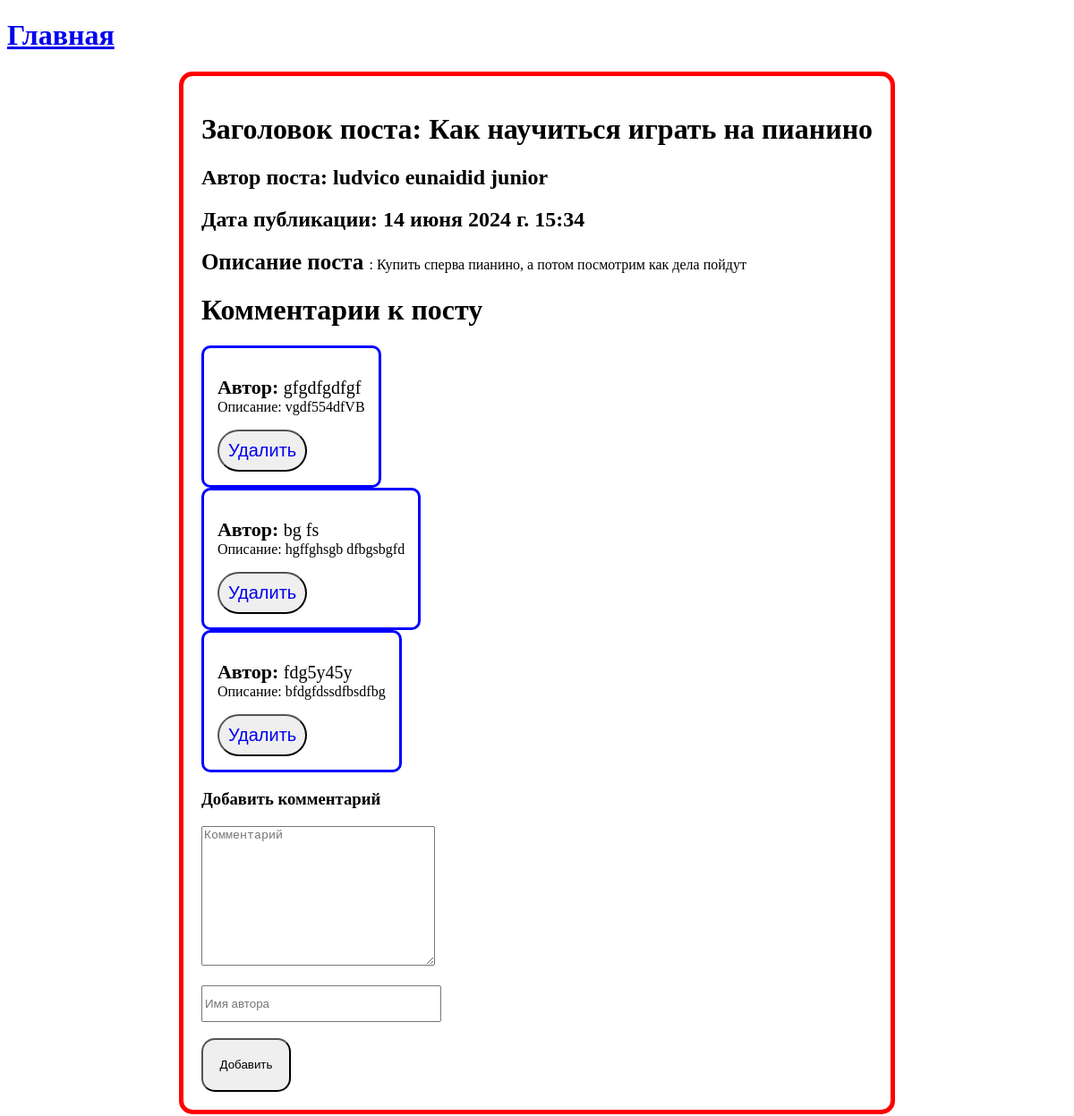
Page /post_info/4 on the committed database.
### post/models.py (models this page shows, shortened)
class Post(models.Model):
    author = models.CharField(max_length=100)
    title = models.CharField(max_length=200)
    slug = models.SlugField(unique=True)
    description = models.TextField()
    published_at= models.DateTimeField(auto_now_add=True)
    category = models.ForeignKey(Category, on_delete=models.CASCADE)
    class Meta:
        verbose_name = 'Пост'
        verbose_name_plural = 'Посты'
        ordering = ['published_at']

class Comment(models.Model):
    content = models.TextField()
    comment_author = models.CharField(max_length=100)
    published_at = models.DateField(auto_now_add=True)
    post = models.ForeignKey('Post', on_delete=models.CASCADE, related_name='comments')
    class Meta:
        verbose_name_plural = 'Комментарии'
        verbose_name = 'Комментарий'

### post/views.py (the view)
# urls.py: path('post_info/<int:post_id>', views.post_info, name='post_info'),
def post_info(request, post_id):
    post = get_object_or_404(Post, pk=post_id)
    comments = post.comments.all()
    print(type(comments))
    return render(request, 'post/post_info.html', {'post':post, 'comments':comments})

### post/templates/post/post_info.html (shortened to what this page needs)
{% extends 'post/index.html' %}
{% block content %}
    <div class="postinformation">
        <h1>Заголовок поста: {{ post.title }}</h1>
        <h2>Автор поста: {{ post.author }}</h2>
        <h2>Дата публикации: {{ post.published_at }}</h2>
        <div class="post_info">
             <p> <strong style="font-size: 25px">Описание поста </strong>: {{ post.description }}</p>
        </div>
        <h1>Комментарии к посту</h1>
        {% for comment in comments %}
            <div class="comment">
                   <p><strong style="font-size: 22px">Автор: </strong><span style="font-size: 20px"> {{ comment.comment_author }}</span><br> Описание:  {{ comment.content }} </p>
                    <button style="font-size: 20px; border-radius: 25px; padding: 10px;">
                        <a href="{% url 'delete_comment' comment_id=comment.id post_id=post.id %}" style="text-decoration: none;">
                                Удалить
                        </a>
                    </button>
            </div>
        {% endfor %}
        <form action="{% url 'add_comment' post_id=post.id %}" method="POST">
            <h3>Добавить комментарий</h3>
            <textarea name="comment_name" id="" cols="30" rows="10" placeholder="Комментарий"></textarea>
            <br><br>
            <input style="width: 260px; height: 35px;" type="text" placeholder="Имя автора" name="comment_author">
            <br><br>
            <button style="width: 100px; height: 60px; border-radius: 15px; padding: 15px;">Добавить</button>
        </form>
</div>
{% endblock content %}

### post/static/style.css (style rules this page uses)
.comment { width: fit-content; height: max-content; border: 3px solid blue; border-radius: 10px; padding: 15px; }
.postinformation { width: fit-content; height: fit-content; border: 5px solid red; padding: 20px; margin: 0 auto; border-radius: 15px; }

### rows in the picture
Post: title "Как научиться играть на пианино", author "ludvico eunaidid junior", published_at "14 июня 2024 г. 15:34", description "Купить сперва пианино, а потом посмотрим как дела пойдут"
Comment: comment_author "gfgdfgdfgf", content "vgdf554dfVB"
Comment: comment_author "bg fs", content "hgffghsgb dfbgsbgfd"
Comment: comment_author "fdg5y45y", content "bfdgfdssdfbsdfbg"
